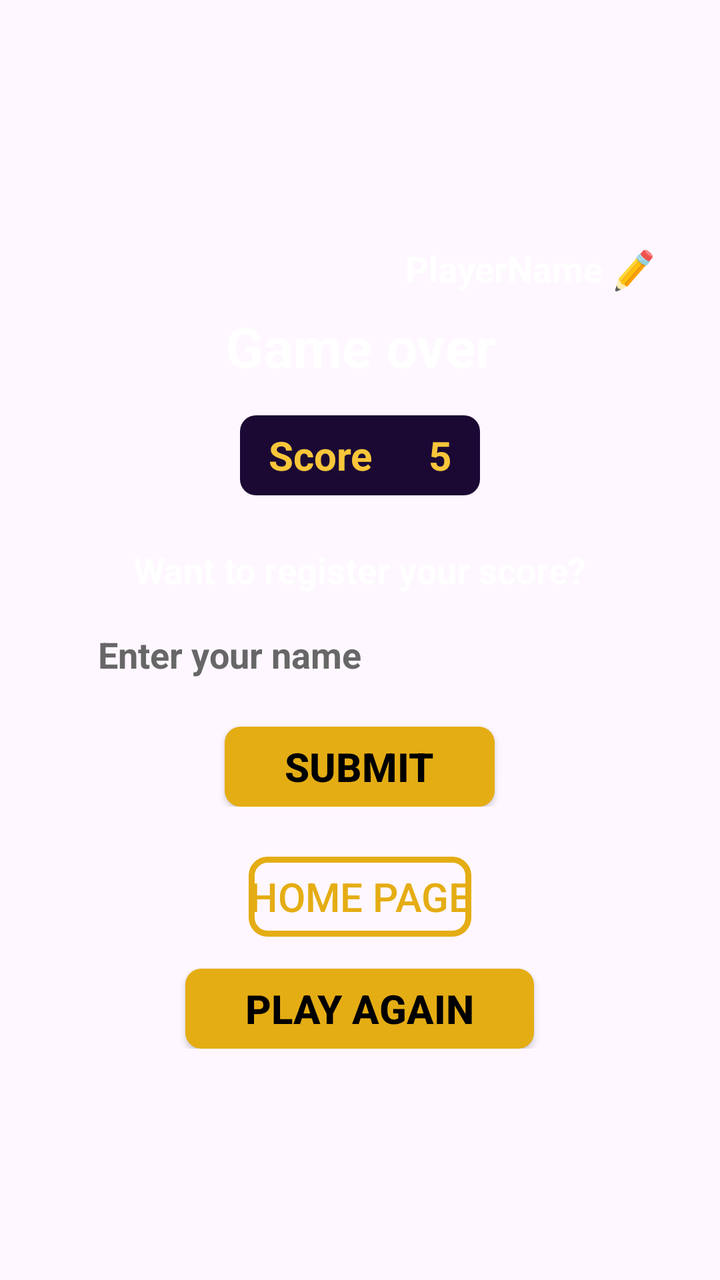
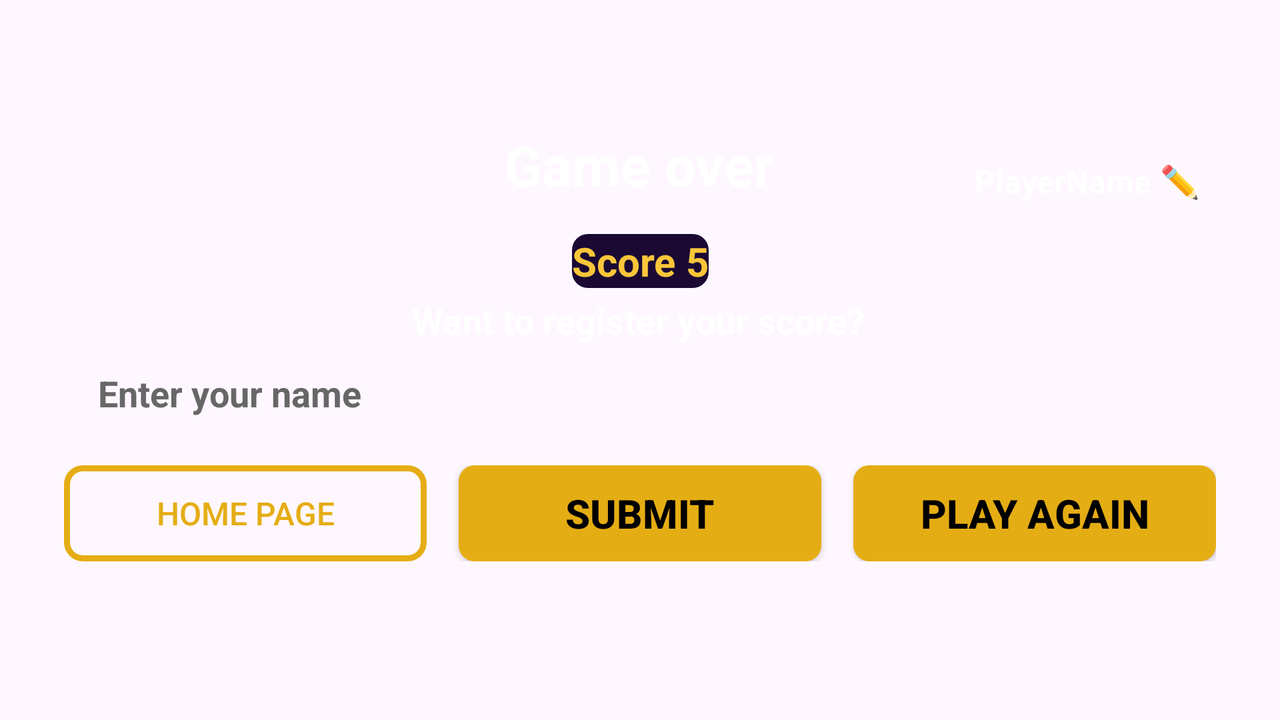

Two renders of one Android screen. The first uses the default layout on a phone; the second uses the alternative layout the repository ships for a different screen configuration, on a matching device. The two XML files are below.
<!-- AndroidManifest.xml: application theme Theme.RatingGuessr -->
<!-- res/layout/fragment_game_over_pop_up.xml -->
<?xml version="1.0" encoding="utf-8"?>
<androidx.constraintlayout.widget.ConstraintLayout xmlns:android="http://schemas.android.com/apk/res/android"
    xmlns:app="http://schemas.android.com/apk/res-auto"
    android:layout_width="match_parent"
    android:layout_height="match_parent"
    android:background="#00000000">

    <LinearLayout
        android:layout_width="match_parent"
        android:layout_height="wrap_content"
        android:layout_marginStart="16dp"
        android:layout_marginEnd="16dp"
        android:background="@drawable/pop_up_rounded_background"
        android:gravity="center"
        android:orientation="vertical"
        android:paddingTop="40dp"
        android:paddingBottom="50dp"
        android:topRightRadius="8dp"
        app:layout_constraintBottom_toBottomOf="parent"
        app:layout_constraintEnd_toEndOf="parent"
        app:layout_constraintStart_toStartOf="parent"
        app:layout_constraintTop_toTopOf="parent">

        <LinearLayout
            android:id="@+id/savedNameContainer"
            android:layout_width="wrap_content"
            android:layout_height="wrap_content"
            android:layout_gravity="end"
            android:orientation="horizontal"
            android:padding="8dp"
            android:layout_marginEnd="8dp"
            android:layout_marginTop="8dp">

            <TextView
                android:id="@+id/savedNameText"
                android:layout_width="wrap_content"
                android:layout_height="wrap_content"
                android:text="PlayerName"
                android:textColor="@color/white"
                android:textSize="18sp"
                android:textStyle="bold"
                android:layout_marginEnd="4dp" />

            <Button
                android:id="@+id/editNameButton"
                android:layout_width="wrap_content"
                android:layout_height="wrap_content"
                android:background="@android:color/transparent"
                android:minWidth="0dp"
                android:minHeight="0dp"
                android:padding="0dp"
                android:rotation="-176"
                android:rotationX="-171"
                android:rotationY="4"
                android:text="@string/EditButton"
                android:textColor="@color/RatingGuessr_ButtonYellow"
                android:textSize="18sp" />
        </LinearLayout>

        <TextView
            android:id="@+id/textView4"
            android:layout_width="wrap_content"
            android:layout_height="wrap_content"
            android:gravity="center"
            android:text="Game over"
            android:textColor="@color/white"
            android:textSize="28sp"
            android:textStyle="bold" />

        <LinearLayout
            android:id="@+id/InGame_Score"
            style="@style/ScoreButtonContainer"
            android:layout_marginTop="16dp">

            <TextView
                style="@style/InGame_ScoreText"
                android:text="Score" />

            <TextView
                android:id="@+id/SessionScore"
                style="@style/InGame_ScoreText"
                android:text="5" />

        </LinearLayout>

        <LinearLayout
            android:layout_width="match_parent"
            android:layout_height="wrap_content"
            android:layout_margin="25dp"
            android:orientation="vertical">

            <TextView
                android:id="@+id/registerQuestion"
                android:layout_width="wrap_content"
                android:layout_height="wrap_content"
                android:layout_gravity="center_horizontal"
                android:text="Want to register your score?"
                android:textColor="@color/white"
                android:textSize="18dp"
                android:textStyle="bold" />

            <EditText
                android:id="@+id/playerNameInput"
                android:layout_width="match_parent"
                android:layout_height="wrap_content"
                android:layout_marginTop="10dp"
                android:background="@drawable/rounded_white_background"
                android:backgroundTint="@color/white"
                android:hint="Enter your name"
                android:inputType="text"
                android:maxLength="20"
                android:padding="8dp"
                android:singleLine="true"
                android:textColorHint="#676767"
                android:textSize="18dp"
                android:textStyle="bold" />

            <Button
                android:id="@+id/submitScoreButton"
                style="@style/MainButton"
                android:layout_gravity="center_horizontal"
                android:layout_marginTop="16dp"
                android:text="Submit" />

        </LinearLayout>

        <Button
            android:id="@+id/FrontPageButton"
            android:layout_width="wrap_content"
            android:layout_height="40dp"
            android:background="@drawable/button_highlighter"
            android:paddingTop="0dp"
            android:paddingBottom="0dp"
            android:text="Home page"
            android:textColor="#E5AD14"
            android:textSize="20sp" />

        <Button
            android:id="@+id/PlayAgainButton"
            style="@style/MainButton"
            android:layout_marginTop="16dp"
            android:text="Play again" />
    </LinearLayout>
</androidx.constraintlayout.widget.ConstraintLayout>
<!-- resources referenced by this layout -->
<resources>
  <color name="RatingGuessr_ButtonYellow">#E5AD14</color>
  <color name="white">#FFFFFFFF</color>
  <!-- drawable button_highlighter (drawable) -->
  <?xml version="1.0" encoding="utf-8"?>
  <shape xmlns:android="http://schemas.android.com/apk/res/android"
      android:shape="rectangle">
  
      <solid android:color="@android:color/transparent" />
  
      <stroke
          android:width="3dp"
          android:color="#E5AD14" />
  
      <corners android:radius="8dp" />
  </shape>
  <!-- drawable pop_up_rounded_background (drawable) -->
  <shape xmlns:android="http://schemas.android.com/apk/res/android"
      android:shape="rectangle">
      <solid android:color="@color/RatingGuessr_Blue" />
      <corners android:radius="8dp" />
  </shape>
  <string name="EditButton">✏️</string>
  <style name="InGame_ScoreText">
          <item name="android:layout_width">wrap_content</item>
          <item name="android:layout_height">wrap_content</item>
          <item name="android:layout_weight">1</item>
          <item name="android:gravity">center</item>
          <item name="android:textColor">@color/RatingGuessr_Yellow</item>
          <item name="android:textSize">20sp</item>
          <item name="android:textStyle">bold</item>
      </style>
  <style name="MainButton">
          <item name="android:layout_height">40dp</item>
          <item name="android:layout_width">wrap_content</item>
          <item name="android:background">@drawable/rounded_button_background_yellow</item>
          <item name="android:paddingStart">30dp</item>
          <item name="android:paddingTop">0dp</item>
          <item name="android:paddingEnd">30dp</item>
          <item name="android:paddingBottom">0dp</item>
          <item name="android:textColor">@color/black</item>
          <item name="android:textSize">20sp</item>
          <item name="android:textStyle">bold</item>
      </style>
  <style name="ScoreButtonContainer">
          <item name="android:layout_width">120dp</item>
          <item name="android:layout_height">40dp</item>
          <item name="android:background">@drawable/rounded_button_background</item>
          <item name="android:baselineAligned">false</item>
          <item name="android:gravity">center</item>
          <item name="android:orientation">horizontal</item>
      </style>
  <!-- from res/values-v23/ -->
  <style name="Theme.RatingGuessr" parent="Base.Theme.RatingGuessr">
      
      <item name="android:navigationBarColor">@android:color/transparent</item>
      <item name="android:statusBarColor">@android:color/transparent</item>
      <item name="android:windowLightStatusBar">?attr/isLightTheme</item>
    </style>
  <color name="RatingGuessr_Yellow">#F9C63A</color>
  <!-- drawable rounded_button_background_yellow (drawable) -->
  <shape xmlns:android="http://schemas.android.com/apk/res/android"
      android:shape="rectangle">
      <solid android:color="@color/RatingGuessr_ButtonYellow" />
      <corners android:radius="8dp" />
  </shape>
  <color name="black">#FF000000</color>
  <!-- drawable rounded_button_background (drawable) -->
  <shape xmlns:android="http://schemas.android.com/apk/res/android"
      android:shape="rectangle">
      <solid android:color="@color/RatingGuessr_Purple" />
      <corners android:radius="8dp" />
  </shape>
  <style name="Base.Theme.RatingGuessr" parent="Theme.Material3.DayNight.NoActionBar">
          <item name="colorPrimary">@color/RatingGuessr_ButtonYellow</item>
          <item name="colorAccent">@color/RatingGuessr_Purple</item>
      </style>
  <color name="RatingGuessr_Purple">#1B0934</color>
</resources>
<!-- res/layout-land/fragment_game_over_pop_up.xml (the author's variant of the layout above) -->
<!-- drawn on the phone turned sideways -->
<?xml version="1.0" encoding="utf-8"?>
<androidx.constraintlayout.widget.ConstraintLayout xmlns:android="http://schemas.android.com/apk/res/android"
    xmlns:app="http://schemas.android.com/apk/res-auto"
    android:layout_width="match_parent"
    android:layout_height="match_parent"
    android:background="#00000000">

    
    <androidx.constraintlayout.widget.ConstraintLayout
        android:id="@+id/popupContainer"
        android:layout_width="0dp"
        android:layout_height="wrap_content"
        android:layout_marginStart="16dp"
        android:layout_marginEnd="16dp"
        android:background="@drawable/pop_up_rounded_background"
        android:paddingTop="40dp"
        android:paddingBottom="50dp"
        app:layout_constraintBottom_toBottomOf="parent"
        app:layout_constraintEnd_toEndOf="parent"
        app:layout_constraintHorizontal_bias="1.0"
        app:layout_constraintStart_toStartOf="parent"
        app:layout_constraintTop_toTopOf="parent"
        app:layout_constraintVertical_bias="0.444">

        <LinearLayout
            android:id="@+id/savedNameContainer"
            android:layout_width="wrap_content"
            android:layout_height="wrap_content"
            android:layout_marginTop="8dp"
            android:layout_marginEnd="16dp"
            android:orientation="horizontal"
            android:padding="8dp"
            app:layout_constraintEnd_toEndOf="parent"
            app:layout_constraintTop_toTopOf="parent">

            <TextView
                android:id="@+id/savedNameText"
                android:layout_width="wrap_content"
                android:layout_height="wrap_content"
                android:layout_marginEnd="4dp"
                android:text="PlayerName"
                android:textColor="@color/white"
                android:textSize="16sp"
                android:textStyle="bold" />

            <Button
                android:id="@+id/editNameButton"
                android:layout_width="wrap_content"
                android:layout_height="wrap_content"
                android:background="@android:color/transparent"
                android:minWidth="0dp"
                android:minHeight="0dp"
                android:padding="0dp"
                android:text="@string/EditButton"
                android:textColor="@color/RatingGuessr_ButtonYellow"
                android:textSize="16sp" />
        </LinearLayout>

        <TextView
            android:id="@+id/textView4"
            android:layout_width="wrap_content"
            android:layout_height="wrap_content"
            android:text="Game over"
            android:textColor="@color/white"
            android:textSize="28sp"
            android:textStyle="bold"
            app:layout_constraintEnd_toEndOf="parent"
            app:layout_constraintHorizontal_bias="0.499"
            app:layout_constraintStart_toStartOf="parent"
            app:layout_constraintTop_toTopOf="parent" />

        <LinearLayout
            android:id="@+id/InGame_Score"
            style="@style/ScoreButtonContainer"
            android:layout_width="wrap_content"
            android:layout_height="wrap_content"
            android:layout_marginTop="16dp"
            android:orientation="horizontal"
            app:layout_constraintEnd_toEndOf="parent"
            app:layout_constraintStart_toStartOf="parent"
            app:layout_constraintTop_toBottomOf="@id/textView4">

            <TextView
                style="@style/InGame_ScoreText"
                android:text="Score " />

            <TextView
                android:id="@+id/SessionScore"
                style="@style/InGame_ScoreText"
                android:text="5" />
        </LinearLayout>

        <TextView
            android:id="@+id/registerQuestion"
            android:layout_width="wrap_content"
            android:layout_height="wrap_content"
            android:layout_marginTop="4dp"
            android:text="Want to register your score?"
            android:textColor="@color/white"
            android:textSize="18dp"
            android:textStyle="bold"
            app:layout_constraintEnd_toEndOf="parent"
            app:layout_constraintHorizontal_bias="0.498"
            app:layout_constraintStart_toStartOf="parent"
            app:layout_constraintTop_toBottomOf="@+id/InGame_Score" />


        <EditText
            android:id="@+id/playerNameInput"
            android:layout_width="0dp"
            android:layout_height="wrap_content"
            android:layout_marginStart="25dp"
            android:layout_marginTop="4dp"
            android:layout_marginEnd="25dp"
            android:background="@drawable/rounded_white_background"
            android:backgroundTint="@color/white"
            android:hint="Enter your name"
            android:inputType="text"
            android:maxLength="20"
            android:padding="8dp"
            android:singleLine="true"
            android:textColorHint="#676767"
            android:textSize="18dp"
            android:textStyle="bold"
            app:layout_constraintEnd_toEndOf="parent"
            app:layout_constraintHorizontal_bias="0.0"
            app:layout_constraintStart_toStartOf="parent"
            app:layout_constraintTop_toBottomOf="@+id/registerQuestion" />

        <androidx.constraintlayout.widget.ConstraintLayout
            android:layout_width="0dp"
            android:layout_height="wrap_content"
            android:layout_marginStart="16dp"
            android:layout_marginTop="16dp"
            android:layout_marginEnd="16dp"
            app:layout_constraintEnd_toEndOf="parent"
            app:layout_constraintStart_toStartOf="parent"
            app:layout_constraintTop_toBottomOf="@id/playerNameInput">

            <Button
                android:id="@+id/FrontPageButton"
                android:layout_width="0dp"
                android:layout_height="wrap_content"
                android:layout_marginEnd="8dp"
                android:background="@drawable/button_highlighter"
                android:text="Home page"
                android:textColor="#E5AD14"
                android:textSize="16sp"
                app:layout_constraintEnd_toStartOf="@id/submitScoreButton"
                app:layout_constraintStart_toStartOf="parent"
                app:layout_constraintTop_toTopOf="parent" />

            <Button
                android:id="@+id/submitScoreButton"
                style="@style/MainButton"
                android:layout_width="0dp"
                android:layout_height="wrap_content"
                android:layout_marginStart="8dp"
                android:layout_marginEnd="8dp"
                android:text="Submit"
                app:layout_constraintEnd_toStartOf="@id/PlayAgainButton"
                app:layout_constraintStart_toEndOf="@id/FrontPageButton"
                app:layout_constraintTop_toTopOf="parent" />

            <Button
                android:id="@+id/PlayAgainButton"
                style="@style/MainButton"
                android:layout_width="0dp"
                android:layout_height="wrap_content"
                android:layout_marginStart="8dp"
                android:text="Play again"
                app:layout_constraintEnd_toEndOf="parent"
                app:layout_constraintStart_toEndOf="@id/submitScoreButton"
                app:layout_constraintTop_toTopOf="parent" />

        </androidx.constraintlayout.widget.ConstraintLayout>
    </androidx.constraintlayout.widget.ConstraintLayout>
</androidx.constraintlayout.widget.ConstraintLayout>
